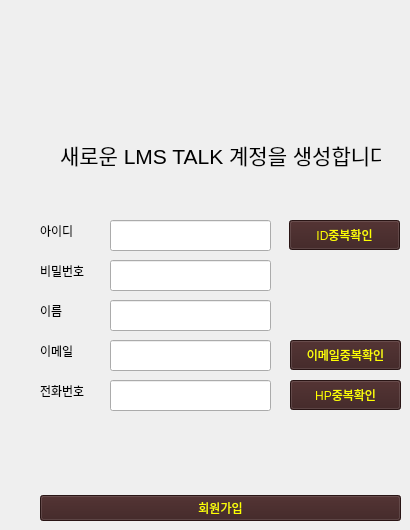
     <widget class="QWidget" name="page2">
      <widget class="QLabel" name="label_6">
       <property name="geometry">
        <rect>
         <x>60</x>
         <y>110</y>
         <width>321</width>
         <height>91</height>
        </rect>
       </property>
       <property name="styleSheet">
        <string notr="true">font: 700 11pt &quot;Ubuntu Condensed&quot;;
color: rgb(0, 0, 0);</string>
       </property>
       <property name="text">
        <string>&lt;html&gt;&lt;head/&gt;&lt;body&gt;&lt;p&gt;&lt;span style=&quot; font-size:16pt;&quot;&gt;새로운 LMS TALK 계정을 생성합니다&lt;/span&gt;&lt;/p&gt;&lt;/body&gt;&lt;/html&gt;</string>
       </property>
       <property name="alignment">
        <set>Qt::AlignCenter</set>
       </property>
      </widget>
      <widget class="QPushButton" name="pushButton_6">
       <property name="geometry">
        <rect>
         <x>30</x>
         <y>40</y>
         <width>61</width>
         <height>61</height>
        </rect>
       </property>
       <property name="styleSheet">
        <string notr="true">font: 700 11pt &quot;Ubuntu Condensed&quot;;
background-color: rgb(85, 102, 119);</string>
       </property>
       <property name="icon">
        <iconset resource="pic.qrc">
         <normaloff>:/new/prefix1/back.png</normaloff>:/new/prefix1/back.png</iconset>
       </property>
       <property name="iconSize">
        <size>
         <width>50</width>
         <height>50</height>
        </size>
       </property>
       <property name="flat">
        <bool>true</bool>
       </property>
      </widget>
      <widget class="QLabel" name="label_15">
       <property name="geometry">
        <rect>
         <x>40</x>
         <y>380</y>
         <width>56</width>
         <height>22</height>
        </rect>
       </property>
       <property name="styleSheet">
        <string notr="true">font: 700 11pt &quot;Ubuntu Condensed&quot;;
color: rgb(0, 0, 0);</string>
       </property>
       <property name="text">
        <string>전화번호</string>
       </property>
      </widget>
      <widget class="QPushButton" name="check_phone">
       <property name="geometry">
        <rect>
         <x>290</x>
         <y>380</y>
         <width>111</width>
         <height>30</height>
        </rect>
       </property>
       <property name="styleSheet">
        <string notr="true">font: 700 11pt &quot;Ubuntu Condensed&quot;;
color:yellow;
background-color: rgb(58, 29, 29);</string>
       </property>
       <property name="text">
        <string>HP중복확인</string>
       </property>
      </widget>
      <widget class="QLineEdit" name="lineEdit_5">
       <property name="geometry">
        <rect>
         <x>110</x>
         <y>380</y>
         <width>161</width>
         <height>31</height>
        </rect>
       </property>
       <property name="styleSheet">
        <string notr="true">color: rgb(0, 0, 0);</string>
       </property>
      </widget>
      <widget class="QLabel" name="label_14">
       <property name="geometry">
        <rect>
         <x>40</x>
         <y>340</y>
         <width>42</width>
         <height>22</height>
        </rect>
       </property>
       <property name="styleSheet">
        <string notr="true">font: 700 11pt &quot;Ubuntu Condensed&quot;;
color: rgb(0, 0, 0);</string>
       </property>
       <property name="text">
        <string>이메일</string>
       </property>
      </widget>
      <widget class="QPushButton" name="check_mail">
       <property name="geometry">
        <rect>
         <x>290</x>
         <y>340</y>
         <width>111</width>
         <height>30</height>
        </rect>
       </property>
       <property name="styleSheet">
        <string notr="true">font: 700 11pt &quot;Ubuntu Condensed&quot;;
color:yellow;
background-color: rgb(58, 29, 29);</string>
       </property>
       <property name="text">
        <string>이메일중복확인</string>
       </property>
      </widget>
      <widget class="QLineEdit" name="lineEdit_4">
       <property name="geometry">
        <rect>
         <x>110</x>
         <y>340</y>
         <width>161</width>
         <height>31</height>
        </rect>
       </property>
       <property name="styleSheet">
        <string notr="true">color: rgb(0, 0, 0);</string>
       </property>
      </widget>
      <widget class="QLabel" name="label_11">
       <property name="geometry">
        <rect>
         <x>40</x>
         <y>220</y>
         <width>70</width>
         <height>22</height>
        </rect>
       </property>
       <property name="sizePolicy">
        <sizepolicy hsizetype="Fixed" vsizetype="Preferred">
         <horstretch>0</horstretch>
         <verstretch>0</verstretch>
        </sizepolicy>
       </property>
       <property name="minimumSize">
        <size>
         <width>70</width>
         <height>0</height>
        </size>
       </property>
       <property name="styleSheet">
        <string notr="true">font: 700 11pt &quot;Ubuntu Condensed&quot;;
color: rgb(0, 0, 0);</string>
       </property>
       <property name="text">
        <string>아이디</string>
       </property>
      </widget>
      <widget class="QPushButton" name="check_id">
       <property name="geometry">
        <rect>
         <x>289</x>
         <y>220</y>
         <width>111</width>
         <height>30</height>
        </rect>
       </property>
       <property name="styleSheet">
        <string notr="true">font: 700 11pt &quot;Ubuntu Condensed&quot;;
color:yellow;
background-color: rgb(58, 29, 29);</string>
       </property>
       <property name="text">
        <string>ID중복확인</string>
       </property>
      </widget>
      <widget class="QLineEdit" name="lineEdit">
       <property name="geometry">
        <rect>
         <x>110</x>
         <y>220</y>
         <width>161</width>
         <height>31</height>
        </rect>
       </property>
       <property name="styleSheet">
        <string notr="true">color: rgb(0, 0, 0);</string>
       </property>
      </widget>
      <widget class="QLabel" name="label_12">
       <property name="geometry">
        <rect>
         <x>40</x>
         <y>260</y>
         <width>56</width>
         <height>22</height>
        </rect>
       </property>
       <property name="styleSheet">
        <string notr="true">font: 700 11pt &quot;Ubuntu Condensed&quot;;
color: rgb(0, 0, 0);</string>
       </property>
       <property name="text">
        <string>비밀번호</string>
       </property>
      </widget>
      <widget class="QLineEdit" name="lineEdit_2">
       <property name="geometry">
        <rect>
         <x>110</x>
         <y>260</y>
         <width>161</width>
         <height>31</height>
        </rect>
       </property>
       <property name="styleSheet">
        <string notr="true">color: rgb(0, 0, 0);</string>
       </property>
      </widget>
      <widget class="QLabel" name="label_13">
       <property name="geometry">
        <rect>
         <x>40</x>
         <y>300</y>
         <width>41</width>
         <height>22</height>
        </rect>
       </property>
       <property name="styleSheet">
        <string notr="true">font: 700 11pt &quot;Ubuntu Condensed&quot;;
color: rgb(0, 0, 0);</string>
       </property>
       <property name="text">
        <string>이름</string>
       </property>
      </widget>
      <widget class="QLineEdit" name="lineEdit_3">
       <property name="geometry">
        <rect>
         <x>110</x>
         <y>300</y>
         <width>161</width>
         <height>31</height>
        </rect>
       </property>
       <property name="styleSheet">
        <string notr="true">color: rgb(0, 0, 0);</string>
       </property>
      </widget>
      <widget class="QWidget" name="layoutWidget">
       <property name="geometry">
        <rect>
         <x>40</x>
         <y>420</y>
         <width>361</width>
         <height>101</height>
        </rect>
       </property>
       <layout class="QVBoxLayout" name="verticalLayout_11">
        <item>
         <layout class="QHBoxLayout" name="horizontalLayout_26">
          <item>
           <spacer name="horizontalSpacer_42">
            <property name="orientation">
             <enum>Qt::Horizontal</enum>
            </property>
            <property name="sizeHint" stdset="0">
             <size>
              <width>40</width>
              <height>20</height>
             </size>
            </property>
           </spacer>
          </item>
          <item>
           <widget class="QLabel" name="notice_signin">
            <property name="styleSheet">
             <string notr="true">color: rgb(0, 0, 0);</string>
            </property>
            <property name="text">
             <string/>
            </property>
           </widget>
          </item>
          <item>
           <spacer name="horizontalSpacer_43">
            <property name="orientation">
             <enum>Qt::Horizontal</enum>
            </property>
            <property name="sizeHint" stdset="0">
             <size>
              <width>40</width>
              <height>20</height>
             </size>
            </property>
           </spacer>
          </item>
         </layout>
        </item>
        <item>
         <layout class="QVBoxLayout" name="verticalLayout_2">
          <item>
           <widget class="QLabel" name="label_17">
            <property name="text">
             <string/>
            </property>
           </widget>
          </item>
          <item>
           <widget class="QPushButton" name="pushButton_5">
            <property name="styleSheet">
             <string notr="true">font: 700 11pt &quot;Ubuntu Condensed&quot;;
color:yellow;
background-color: rgb(58, 29, 29);</string>
            </property>
            <property name="text">
             <string>회원가입</string>
            </property>
           </widget>
          </item>
         </layout>
        </item>
       </layout>
      </widget>
     </widget>
